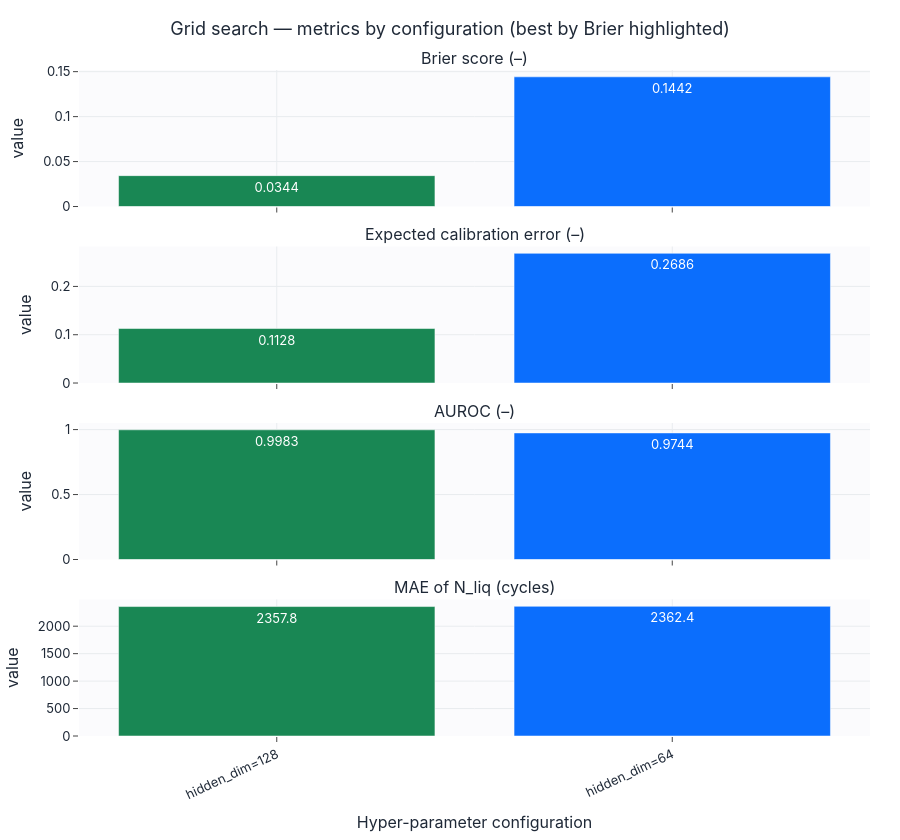
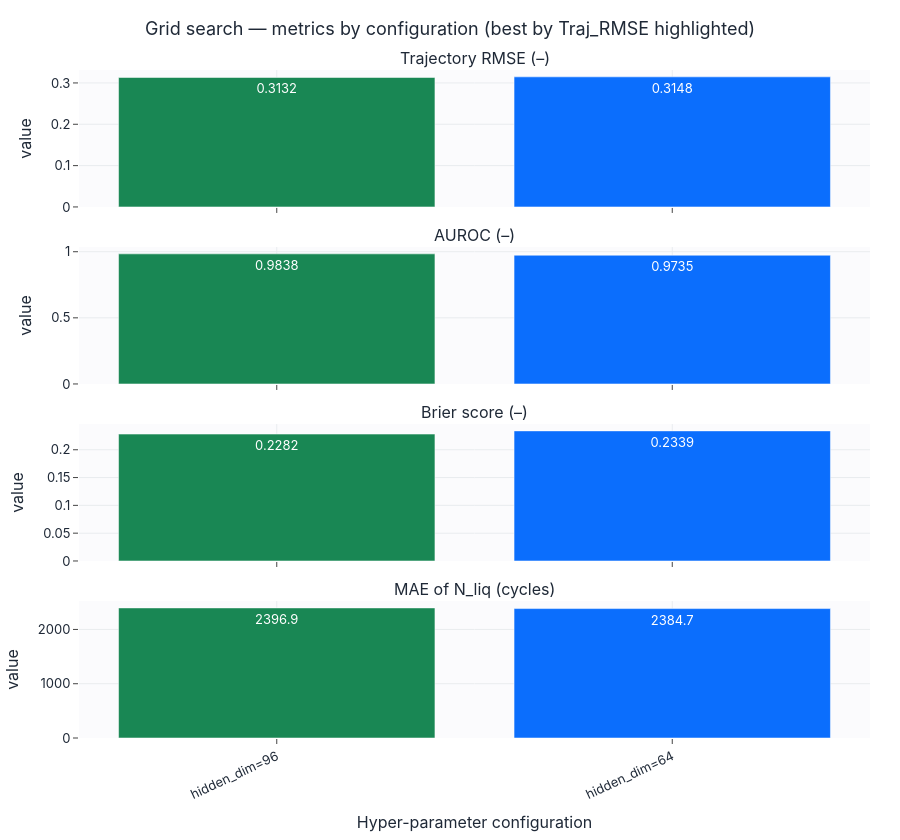
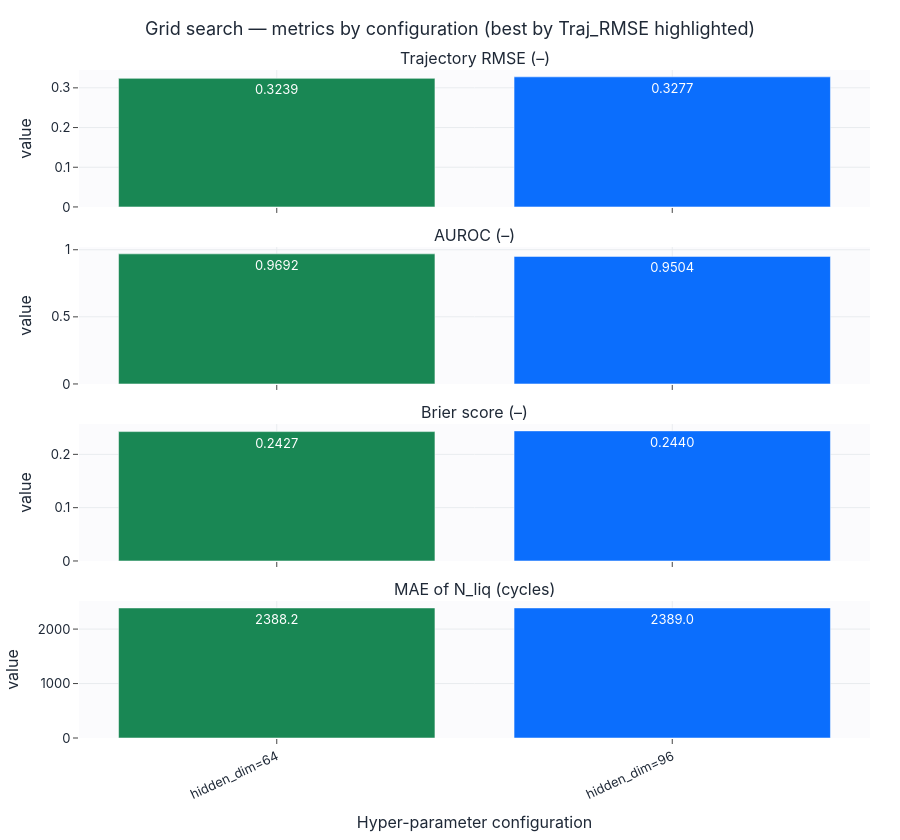
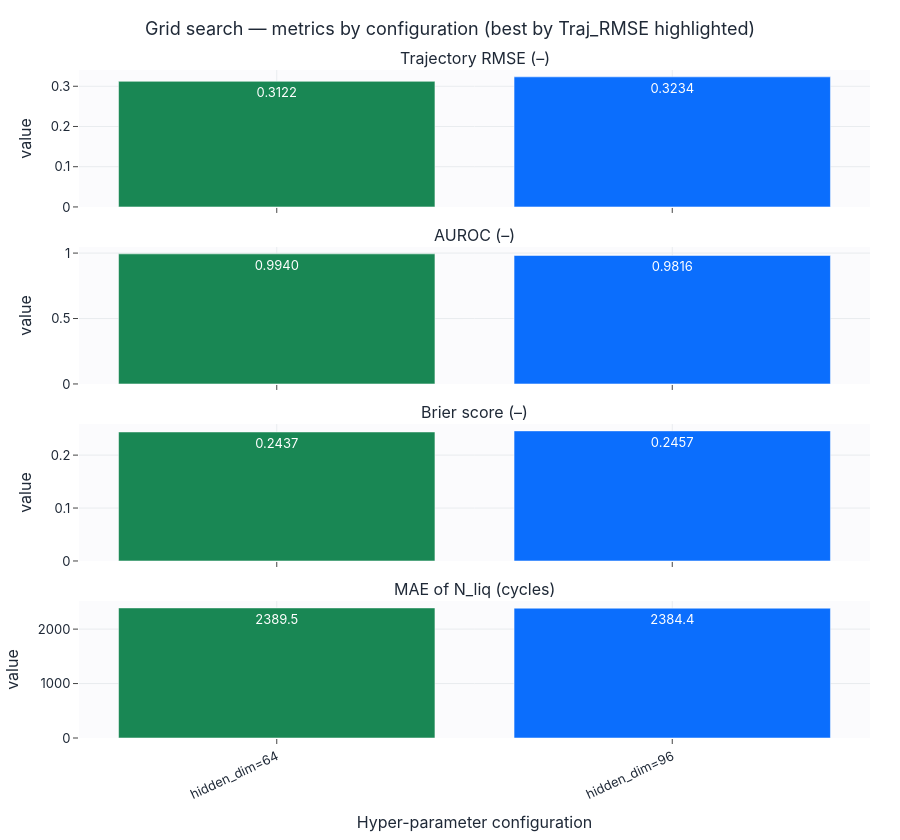

Notebook source saved alongside these figures, in order:
### Markdown cell above
## Шаг 1. Grid search, история по всем метрикам и сохранение гиперпараметров

Для каждой модели задана своя метрика отбора `score` (можно менять). Дашборд показывает
все метрики по каждой конфигурации; лучшая по метрике отбора подсвечена.

### Code cell
base_specs = {
    "mlp_risk": dict(display="MLP-Risk", cls=RiskMLP,
                     fixed=dict(static_dim=static_dim, prefix_dim=prefix_dim),
                     grid={"hidden_dim": [64, 128]}, score="Brier",
                     metrics=["Brier", "ECE", "AUROC", "N_liq_MAE"]),
    "gru": dict(display="GRU", cls=GRUBaseline,
                fixed=dict(static_dim=static_dim, seq_dim=seq_dim),
                grid={"hidden_dim": [64, 96]}, score="Traj_RMSE",
                metrics=["Traj_RMSE", "AUROC", "Brier", "N_liq_MAE"]),
    "tcn": dict(display="TCN", cls=TCNBaseline,
                fixed=dict(static_dim=static_dim, seq_dim=seq_dim),
                grid={"hidden_dim": [64, 96]}, score="Traj_RMSE",
                metrics=["Traj_RMSE", "AUROC", "Brier", "N_liq_MAE"]),
    "lstm": dict(display="LSTM", cls=LSTMBaseline,
                 fixed=dict(static_dim=static_dim, seq_dim=seq_dim),
                 grid={"hidden_dim": [64, 96]}, score="Traj_RMSE",
                 metrics=["Traj_RMSE", "AUROC", "Brier", "N_liq_MAE"]),
    "transformer": dict(display="Transformer", cls=TransformerBaseline,
                 fixed=dict(static_dim=static_dim, seq_dim=seq_dim, seq_len=config.seq_len),
                 grid={"hidden_dim": [64, 96]}, score="Traj_RMSE",
                 metrics=["Traj_RMSE", "AUROC", "Brier", "N_liq_MAE"]),
    "ft_transformer": dict(display="FT-Transformer", cls=FTTransformer,
                 fixed=dict(static_dim=static_dim, prefix_dim=prefix_dim),
                 grid={"n_layers": [2, 3]}, score="Brier",
                 metrics=["Brier", "ECE", "AUROC", "N_liq_MAE"]),
    "pinn": dict(display="PINN", cls=PINNBaseline,
                 fixed=dict(static_dim=static_dim, seq_dim=seq_dim),
                 grid={"hidden_dim": [64, 96]}, score="Traj_RMSE",
                 metrics=["Traj_RMSE", "AUROC", "Brier", "N_liq_MAE"]),
    "deepstate": dict(display="DeepState", cls=DeepStateBaseline,
                 fixed=dict(static_dim=static_dim, seq_dim=seq_dim),
                 grid={"hidden_dim": [64, 96]}, score="Traj_RMSE",
                 metrics=["Traj_RMSE", "AUROC", "Brier", "N_liq_MAE"]),
    "realnvp": dict(display="RealNVP", cls=RealNVPFlow,
                 fixed=dict(static_dim=static_dim, prefix_dim=prefix_dim, seq_len=config.seq_len),
                 grid={"n_layers": [4, 6]}, score="Traj_RMSE",
                 metrics=["Traj_RMSE", "AUROC", "Brier", "N_liq_MAE"]),
    "nsf": dict(display="Neural Spline Flow", cls=NeuralSplineFlow,
                 fixed=dict(static_dim=static_dim, prefix_dim=prefix_dim, seq_len=config.seq_len),
                 grid={"n_layers": [4, 5]}, score="Traj_RMSE",
                 metrics=["Traj_RMSE", "AUROC", "Brier", "N_liq_MAE"]),
}

for name, spec in base_specs.items():
    cls, fixed, grid, score = spec["cls"], spec["fixed"], spec["grid"], spec["score"]
    res, best = grid_search(lambda p, cls=cls, fixed=fixed: cls(**fixed, **p),
                            grid, gs_train, gs_val, config, device, search_epochs=1, score_metric=score)
    write_hyperparams(MODELS_DIR, name, {"model_type": cls.__name__, "display_name": spec["display"],
                      "model_kwargs": {**fixed, **best}, "search": {"grid": grid, "score_metric": score, "best": best}})
    print(f"[{spec['display']}] selection metric = {score} | best = {best}")
    display(english_metric_table(res).round(4))
    show_grid_dashboard(res, grid, score, spec["metrics"], f"2_1_grid_search_{name}").show()

### Figure 1 — Plotly figure (JSON) as saved in the notebook; plotly's stock layout.template omitted (floating-point values rounded to 4 significant figures)
{"data": [{"marker": {"color": ["#198754", "#0b6efd"]}, "showlegend": false, "text": ["0.0344", "0.1442"], "textposition": "auto", "type": "bar", "x": ["hidden_dim=128", "hidden_dim=64"], "xaxis": "x", "y": [0.03436, 0.1442], "yaxis": "y"}, {"marker": {"color": ["#198754", "#0b6efd"]}, "showlegend": false, "text": ["0.1128", "0.2686"], "textposition": "auto", "type": "bar", "x": ["hidden_dim=128", "hidden_dim=64"], "xaxis": "x2", "y": [0.1128, 0.2686], "yaxis": "y2"}, {"marker": {"color": ["#198754", "#0b6efd"]}, "showlegend": false, "text": ["0.9983", "0.9744"], "textposition": "auto", "type": "bar", "x": ["hidden_dim=128", "hidden_dim=64"], "xaxis": "x3", "y": [0.9983, 0.9744], "yaxis": "y3"}, {"marker": {"color": ["#198754", "#0b6efd"]}, "showlegend": false, "text": ["2357.8", "2362.4"], "textposition": "auto", "type": "bar", "x": ["hidden_dim=128", "hidden_dim=64"], "xaxis": "x4", "y": [2358.0, 2362.0], "yaxis": "y4"}], "layout": {"annotations": [{"font": {"size": 16}, "showarrow": false, "text": "Brier score (–)", "x": 0.5, "xanchor": "center", "xref": "paper", "y": 1.0, "yanchor": "bottom", "yref": "paper"}, {"font": {"size": 16}, "showarrow": false, "text": "Expected calibration error (–)", "x": 0.5, "xanchor": "center", "xref": "paper", "y": 0.735, "yanchor": "bottom", "yref": "paper"}, {"font": {"size": 16}, "showarrow": false, "text": "AUROC (–)", "x": 0.5, "xanchor": "center", "xref": "paper", "y": 0.47, "yanchor": "bottom", "yref": "paper"}, {"font": {"size": 16}, "showarrow": false, "text": "MAE of N_liq (cycles)", "x": 0.5, "xanchor": "center", "xref": "paper", "y": 0.205, "yanchor": "bottom", "yref": "paper"}], "height": 840, "title": {"text": "Grid search — metrics by configuration (best by Brier highlighted)"}, "xaxis": {"anchor": "y", "domain": [0.0, 1.0], "matches": "x4", "showticklabels": false}, "xaxis2": {"anchor": "y2", "domain": [0.0, 1.0], "matches": "x4", "showticklabels": false}, "xaxis3": {"anchor": "y3", "domain": [0.0, 1.0], "matches": "x4", "showticklabels": false}, "xaxis4": {"anchor": "y4", "domain": [0.0, 1.0], "tickangle": -25, "title": {"text": "Hyper-parameter configuration"}}, "yaxis": {"anchor": "x", "domain": [0.795, 1.0], "title": {"text": "value"}}, "yaxis2": {"anchor": "x2", "domain": [0.53, 0.735], "title": {"text": "value"}}, "yaxis3": {"anchor": "x3", "domain": [0.265, 0.47], "title": {"text": "value"}}, "yaxis4": {"anchor": "x4", "domain": [0.0, 0.205], "title": {"text": "value"}}}}

### Figure 2 — Plotly figure (JSON) as saved in the notebook; plotly's stock layout.template omitted (floating-point values rounded to 4 significant figures)
{"data": [{"marker": {"color": ["#198754", "#0b6efd"]}, "showlegend": false, "text": ["0.3132", "0.3148"], "textposition": "auto", "type": "bar", "x": ["hidden_dim=96", "hidden_dim=64"], "xaxis": "x", "y": [0.3132, 0.3148], "yaxis": "y"}, {"marker": {"color": ["#198754", "#0b6efd"]}, "showlegend": false, "text": ["0.9838", "0.9735"], "textposition": "auto", "type": "bar", "x": ["hidden_dim=96", "hidden_dim=64"], "xaxis": "x2", "y": [0.9838, 0.9735], "yaxis": "y2"}, {"marker": {"color": ["#198754", "#0b6efd"]}, "showlegend": false, "text": ["0.2282", "0.2339"], "textposition": "auto", "type": "bar", "x": ["hidden_dim=96", "hidden_dim=64"], "xaxis": "x3", "y": [0.2282, 0.2339], "yaxis": "y3"}, {"marker": {"color": ["#198754", "#0b6efd"]}, "showlegend": false, "text": ["2396.9", "2384.7"], "textposition": "auto", "type": "bar", "x": ["hidden_dim=96", "hidden_dim=64"], "xaxis": "x4", "y": [2397.0, 2385.0], "yaxis": "y4"}], "layout": {"annotations": [{"font": {"size": 16}, "showarrow": false, "text": "Trajectory RMSE (–)", "x": 0.5, "xanchor": "center", "xref": "paper", "y": 1.0, "yanchor": "bottom", "yref": "paper"}, {"font": {"size": 16}, "showarrow": false, "text": "AUROC (–)", "x": 0.5, "xanchor": "center", "xref": "paper", "y": 0.735, "yanchor": "bottom", "yref": "paper"}, {"font": {"size": 16}, "showarrow": false, "text": "Brier score (–)", "x": 0.5, "xanchor": "center", "xref": "paper", "y": 0.47, "yanchor": "bottom", "yref": "paper"}, {"font": {"size": 16}, "showarrow": false, "text": "MAE of N_liq (cycles)", "x": 0.5, "xanchor": "center", "xref": "paper", "y": 0.205, "yanchor": "bottom", "yref": "paper"}], "height": 840, "title": {"text": "Grid search — metrics by configuration (best by Traj_RMSE highlighted)"}, "xaxis": {"anchor": "y", "domain": [0.0, 1.0], "matches": "x4", "showticklabels": false}, "xaxis2": {"anchor": "y2", "domain": [0.0, 1.0], "matches": "x4", "showticklabels": false}, "xaxis3": {"anchor": "y3", "domain": [0.0, 1.0], "matches": "x4", "showticklabels": false}, "xaxis4": {"anchor": "y4", "domain": [0.0, 1.0], "tickangle": -25, "title": {"text": "Hyper-parameter configuration"}}, "yaxis": {"anchor": "x", "domain": [0.795, 1.0], "title": {"text": "value"}}, "yaxis2": {"anchor": "x2", "domain": [0.53, 0.735], "title": {"text": "value"}}, "yaxis3": {"anchor": "x3", "domain": [0.265, 0.47], "title": {"text": "value"}}, "yaxis4": {"anchor": "x4", "domain": [0.0, 0.205], "title": {"text": "value"}}}}

### Figure 3 — Plotly figure (JSON) as saved in the notebook; plotly's stock layout.template omitted (floating-point values rounded to 4 significant figures)
{"data": [{"marker": {"color": ["#198754", "#0b6efd"]}, "showlegend": false, "text": ["0.3239", "0.3277"], "textposition": "auto", "type": "bar", "x": ["hidden_dim=64", "hidden_dim=96"], "xaxis": "x", "y": [0.3239, 0.3277], "yaxis": "y"}, {"marker": {"color": ["#198754", "#0b6efd"]}, "showlegend": false, "text": ["0.9692", "0.9504"], "textposition": "auto", "type": "bar", "x": ["hidden_dim=64", "hidden_dim=96"], "xaxis": "x2", "y": [0.9692, 0.9504], "yaxis": "y2"}, {"marker": {"color": ["#198754", "#0b6efd"]}, "showlegend": false, "text": ["0.2427", "0.2440"], "textposition": "auto", "type": "bar", "x": ["hidden_dim=64", "hidden_dim=96"], "xaxis": "x3", "y": [0.2427, 0.244], "yaxis": "y3"}, {"marker": {"color": ["#198754", "#0b6efd"]}, "showlegend": false, "text": ["2388.2", "2389.0"], "textposition": "auto", "type": "bar", "x": ["hidden_dim=64", "hidden_dim=96"], "xaxis": "x4", "y": [2388.0, 2389.0], "yaxis": "y4"}], "layout": {"annotations": [{"font": {"size": 16}, "showarrow": false, "text": "Trajectory RMSE (–)", "x": 0.5, "xanchor": "center", "xref": "paper", "y": 1.0, "yanchor": "bottom", "yref": "paper"}, {"font": {"size": 16}, "showarrow": false, "text": "AUROC (–)", "x": 0.5, "xanchor": "center", "xref": "paper", "y": 0.735, "yanchor": "bottom", "yref": "paper"}, {"font": {"size": 16}, "showarrow": false, "text": "Brier score (–)", "x": 0.5, "xanchor": "center", "xref": "paper", "y": 0.47, "yanchor": "bottom", "yref": "paper"}, {"font": {"size": 16}, "showarrow": false, "text": "MAE of N_liq (cycles)", "x": 0.5, "xanchor": "center", "xref": "paper", "y": 0.205, "yanchor": "bottom", "yref": "paper"}], "height": 840, "title": {"text": "Grid search — metrics by configuration (best by Traj_RMSE highlighted)"}, "xaxis": {"anchor": "y", "domain": [0.0, 1.0], "matches": "x4", "showticklabels": false}, "xaxis2": {"anchor": "y2", "domain": [0.0, 1.0], "matches": "x4", "showticklabels": false}, "xaxis3": {"anchor": "y3", "domain": [0.0, 1.0], "matches": "x4", "showticklabels": false}, "xaxis4": {"anchor": "y4", "domain": [0.0, 1.0], "tickangle": -25, "title": {"text": "Hyper-parameter configuration"}}, "yaxis": {"anchor": "x", "domain": [0.795, 1.0], "title": {"text": "value"}}, "yaxis2": {"anchor": "x2", "domain": [0.53, 0.735], "title": {"text": "value"}}, "yaxis3": {"anchor": "x3", "domain": [0.265, 0.47], "title": {"text": "value"}}, "yaxis4": {"anchor": "x4", "domain": [0.0, 0.205], "title": {"text": "value"}}}}

### Figure 4 — Plotly figure (JSON) as saved in the notebook; plotly's stock layout.template omitted (floating-point values rounded to 4 significant figures)
{"data": [{"marker": {"color": ["#198754", "#0b6efd"]}, "showlegend": false, "text": ["0.3122", "0.3234"], "textposition": "auto", "type": "bar", "x": ["hidden_dim=64", "hidden_dim=96"], "xaxis": "x", "y": [0.3122, 0.3234], "yaxis": "y"}, {"marker": {"color": ["#198754", "#0b6efd"]}, "showlegend": false, "text": ["0.9940", "0.9816"], "textposition": "auto", "type": "bar", "x": ["hidden_dim=64", "hidden_dim=96"], "xaxis": "x2", "y": [0.994, 0.9816], "yaxis": "y2"}, {"marker": {"color": ["#198754", "#0b6efd"]}, "showlegend": false, "text": ["0.2437", "0.2457"], "textposition": "auto", "type": "bar", "x": ["hidden_dim=64", "hidden_dim=96"], "xaxis": "x3", "y": [0.2437, 0.2457], "yaxis": "y3"}, {"marker": {"color": ["#198754", "#0b6efd"]}, "showlegend": false, "text": ["2389.5", "2384.4"], "textposition": "auto", "type": "bar", "x": ["hidden_dim=64", "hidden_dim=96"], "xaxis": "x4", "y": [2389.0, 2384.0], "yaxis": "y4"}], "layout": {"annotations": [{"font": {"size": 16}, "showarrow": false, "text": "Trajectory RMSE (–)", "x": 0.5, "xanchor": "center", "xref": "paper", "y": 1.0, "yanchor": "bottom", "yref": "paper"}, {"font": {"size": 16}, "showarrow": false, "text": "AUROC (–)", "x": 0.5, "xanchor": "center", "xref": "paper", "y": 0.735, "yanchor": "bottom", "yref": "paper"}, {"font": {"size": 16}, "showarrow": false, "text": "Brier score (–)", "x": 0.5, "xanchor": "center", "xref": "paper", "y": 0.47, "yanchor": "bottom", "yref": "paper"}, {"font": {"size": 16}, "showarrow": false, "text": "MAE of N_liq (cycles)", "x": 0.5, "xanchor": "center", "xref": "paper", "y": 0.205, "yanchor": "bottom", "yref": "paper"}], "height": 840, "title": {"text": "Grid search — metrics by configuration (best by Traj_RMSE highlighted)"}, "xaxis": {"anchor": "y", "domain": [0.0, 1.0], "matches": "x4", "showticklabels": false}, "xaxis2": {"anchor": "y2", "domain": [0.0, 1.0], "matches": "x4", "showticklabels": false}, "xaxis3": {"anchor": "y3", "domain": [0.0, 1.0], "matches": "x4", "showticklabels": false}, "xaxis4": {"anchor": "y4", "domain": [0.0, 1.0], "tickangle": -25, "title": {"text": "Hyper-parameter configuration"}}, "yaxis": {"anchor": "x", "domain": [0.795, 1.0], "title": {"text": "value"}}, "yaxis2": {"anchor": "x2", "domain": [0.53, 0.735], "title": {"text": "value"}}, "yaxis3": {"anchor": "x3", "domain": [0.265, 0.47], "title": {"text": "value"}}, "yaxis4": {"anchor": "x4", "domain": [0.0, 0.205], "title": {"text": "value"}}}}
